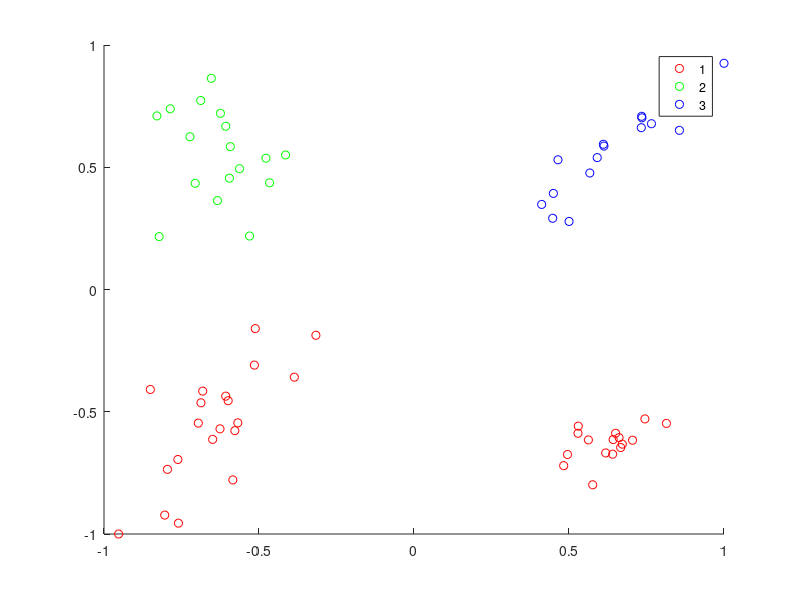

This chart was generated by the following MATLAB code: (Note: this script raises an error after producing the figure.)
clc
clear
close all

%% load data set:
load('testdataX.mat');
testX = testX';
testY = zeros(3, 100);
testY(1, find(testX(1,:) < 0 & testX(2,:) < 0)) = 1;
testY(1, find(testX(1,:) > 0 & testX(2,:) < 0)) = 1;
testY(2, find(testX(1,:) < 0 & testX(2,:) > 0)) = 1;
testY(3, find(testX(1,:) > 0 & testX(2,:) > 0)) = 1;
%% plot data:
figure()
[~, label] = max(testY);
gscatter(testX(1,1:70), testX(2,1:70), label(:,1:70), 'rgb');

%% initiate the network:
W = randn(3,2);
b = randn(3,1);
%% train W and b on "trainX" and "trainY" data
%------- write your code here:---------%
N_sample = 70;
P_matrix = testX(:,1:N_sample);
T_matrix = testY(:,1:N_sample);
index = 1;
criterion_check = 0;
while (criterion_check == 0)
    
    sample = P_matrix(:,index);
    target = T_matrix(:,index);
    
    output = hardlim(W * sample + b);
    error = target - output;
    
    W = W + error * transpose(sample);
    b = b + error;
    
    index = mod(index + 1, N_sample);
    if (index == 0)
        index = N_sample;
    end
    
    bias = repmat(b,1,N_sample);
    all_error = hardlim(W * P_matrix + repmat(b,1,N_sample)) - T_matrix;
    if (nnz(all_error) == 0)
        criterion_check = 1;
    end
end
%%  predict output:
y = zeros(3, 30);
for i = 1:30
    y(:,i)  = hardlim( W*(testX(:,70+i)) + b);
end
%% Evaluate by Confusion matrix:
[~, P] = max(y);
confusionmat(label(1,71:end), P)

%% plot output:
figure()
plotpv(testX(:,71:end), testY(1,71:end), [-1, 1, -1, 1])
hold on
gscatter(testX(1,71:end), testX(2,71:end), P, 'rgb');
title('predicted')
plotpc(W(1,:), b(1))
plotpc(W(2,:), b(2))
plotpc(W(3,:), b(3))
